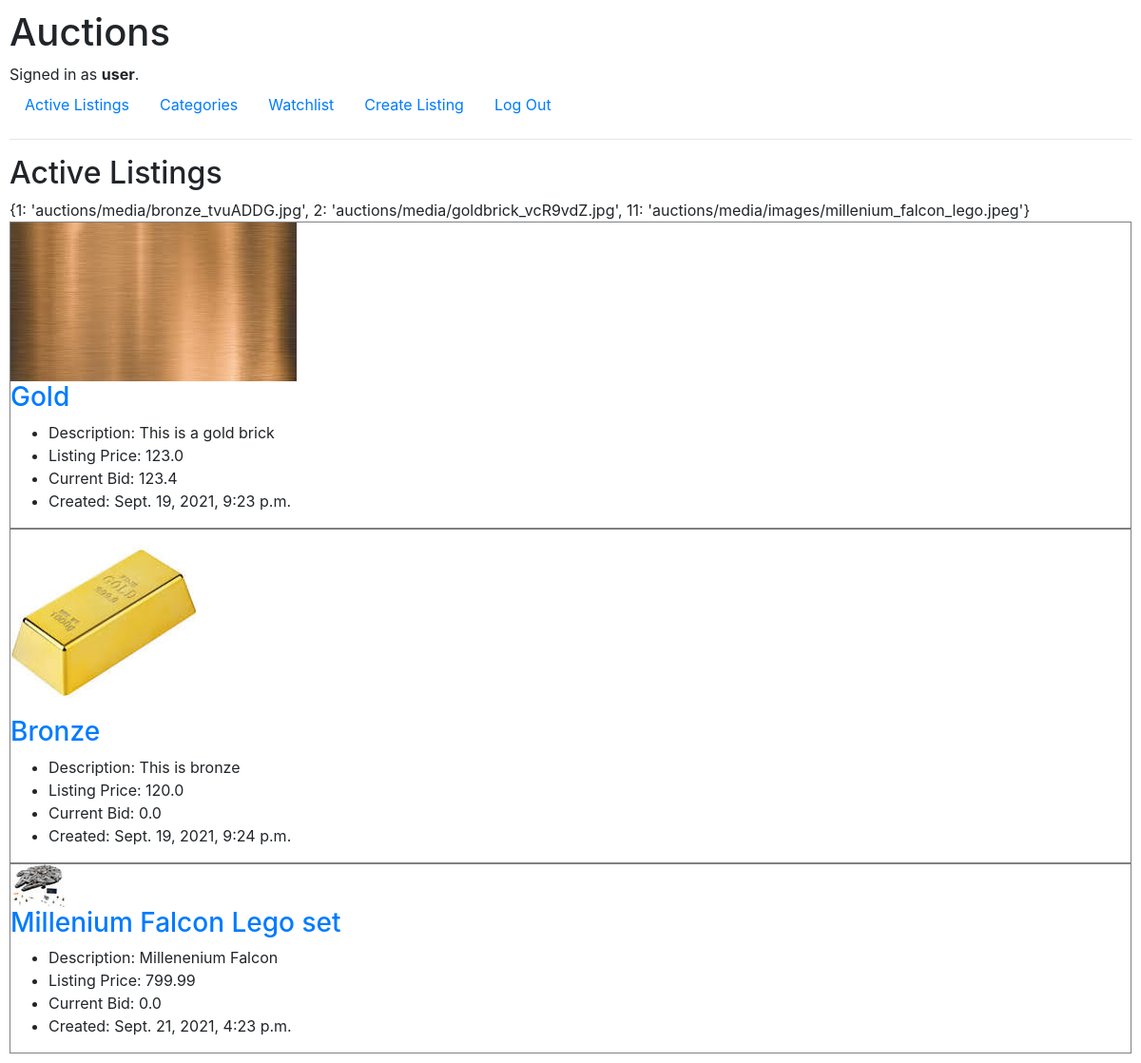
Screenshot of / (signed in) with the database file from the repository.
### auctions/models.py (models this page shows, shortened)
class User(AbstractUser):
    user_id = models.IntegerField(primary_key=True, unique=True)

class Listing(models.Model):
    name = models.CharField(max_length=64)
    image = models.ImageField()
    description = models.CharField(max_length=300)
    listing_price = models.FloatField()
    current_bid = models.FloatField(default=0)
    category = models.CharField(max_length=64)
    created = models.DateTimeField(auto_now_add=True)
    buyer = models.CharField(max_length=64, default='')
    user_listing = models.ForeignKey(User, blank=False, on_delete=CASCADE, related_name="user_listing")
    active = models.BooleanField(default=True)

### auctions/views.py (the view)
# urls.py: path("", views.index, name="index"),
def index(request):
    listings = Listing.objects.all()
    for listing in listings:
        if listing.id not in IMAGES.keys():
            IMAGES[listing.id] = f"auctions/media/{listing.image}"
    return render(request, 'auctions/index.html', {
        "listings": listings,
        "images": IMAGES
    })

### auctions/templates/auctions/index.html (shortened to what this page needs)
{% extends "auctions/layout.html" %}
{% block body %}
    <h2>Active Listings</h2>
    {{ images }}
    {% for listing in listings %}
    <div class="listing-container">
        <div class="listing-image">
            {% load static %}
            {% for key, value in images.items %}
                {% if key == listing.id %}
                    <img src="{% static value %}" alt="Image of listing">
                {% endif %}
            {% endfor %}
        </div>
        <div class="listing-content">
            <h3><a href="{% url 'listing' listing.name listing.id %}">{{ listing.name }}</a></h3>
            <ul>
                <li>Description: {{ listing.description }}</li>
                <li>Listing Price: {{ listing.listing_price }}</li>
                <li>Current Bid: {{ listing.current_bid }}</li>
                <li>Created: {{ listing.created }}</li>
        </div>
    </div>
    {% endfor %}
{% endblock %}

### auctions/templates/auctions/layout.html (shortened to what this page needs)
{% load static %}
<!DOCTYPE html>
<html lang="en">
    <head>
        <link rel="stylesheet" href="https://stackpath.bootstrapcdn.com/bootstrap/4.4.1/css/bootstrap.min.css">
        {% load static %}
        <link href="{% static 'auctions/styles.css' %}" rel="stylesheet">
    </head>
    <body>
        <h1>Auctions</h1>
        <div>
            {% if user.is_authenticated %}
                Signed in as <strong>{{ user.username }}</strong>.
            {% else %}
                Not signed in.
            {% endif %}
        </div>
        <ul class="nav">
            <li class="nav-item">
                <a class="nav-link" href="{% url 'index' %}">Active Listings</a>
            </li>
            <li class="nav-item">
                <a class="nav-link" href="{% url 'categories' category='all' %}">Categories</a>
            </li>
            <li class="nav-item">
                {% if user.is_authenticated %}
                    <a class="nav-link" href="{% url 'watchlist' %}">Watchlist</a>
                {% else %}
                    <a class="nav-link" href="#">Watchlist</a>
                {% endif %}
            </li>
            <li class="nav-item">
                {% if user.is_authenticated %}
                <a class="nav-link" href="{% url 'create' %}">Create Listing</a>
                {% else %}
                <a class="nav-link" href="#">Create Listing</a>
                {% endif %}
            </li>
            {% if user.is_authenticated %}
                <li class="nav-item">
                    <a class="nav-link" href="{% url 'logout' %}">Log Out</a>
                </li>
            {% endif %}
        </ul>
        <hr>
        {% block body %}
        {% endblock %}
    </body>
</html>

### auctions/static/auctions/styles.css (style rules this page uses)
body { padding: 10px; }
.listing-container { border: solid grey 1px; }

### rows the page displays
User: username "user"
Listing: name "Gold", description "This is a gold brick", listing_price "123.0", current_bid "123.4", created "Sept. 19, 2021, 9:23 p.m."
Listing: name "Bronze", description "This is bronze", listing_price "120.0", current_bid "0.0", created "Sept. 19, 2021, 9:24 p.m."
Listing: name "Millenium Falcon Lego set", description "Millenenium Falcon", listing_price "799.99", current_bid "0.0", created "Sept. 21, 2021, 4:23 p.m."

### other values shown
{{ images }} "{1: 'auctions/media/bronze_tvuADDG.jpg', 2: 'auctions/media/goldbrick_vcR9vdZ.jpg', 11: 'auctions/media/images/millenium_falcon_lego.jpeg'}"
